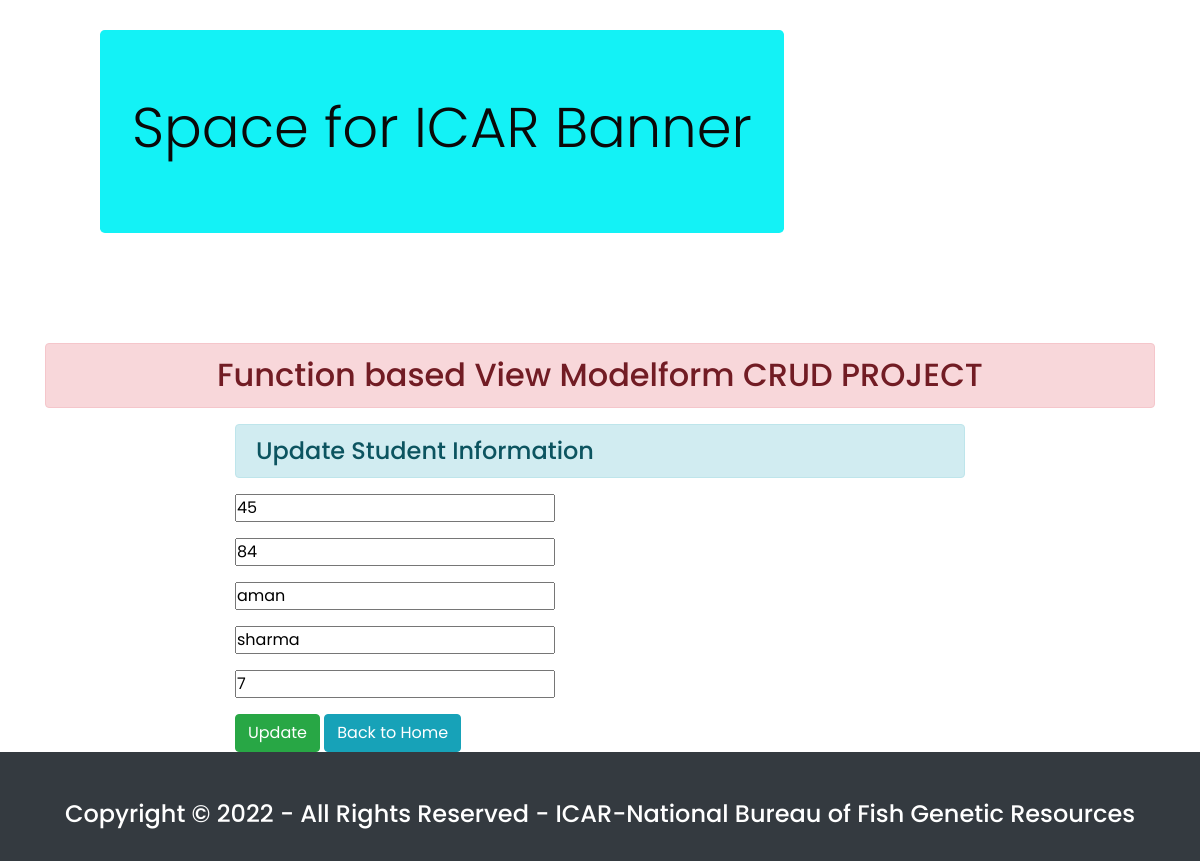
Page //67/ on the committed database.
### enroll/models.py (models this page shows)
class User(models.Model):
    accreditation_id = models.IntegerField()
    hatchery_id = models.IntegerField()
    accreditation_agency = models.CharField(max_length=100)
    term = models.CharField(max_length=70)
    year_of_accreditation = models.IntegerField()

### enroll/views.py (the view)
# urls.py: path('/<int:id>/', views.update_data, name="updatedata")
def update_data(request, id):
    if request.method == 'POST':
        pi = User.objects.get(pk=id)
        fm = StudentRegistration(request.POST, instance=pi)
        if fm.is_valid():
            fm.save()
    else:
        pi = User.objects.get(pk=id)
        fm = StudentRegistration(instance=pi)
    return render(request, 'enroll/updatestudent.html',{'form':fm})

### enroll/forms.py
class StudentRegistration(forms.ModelForm):
    class Meta:
        model = User
        fields = ['accreditation_id', 'hatchery_id', 'accreditation_agency', 'term', 'year_of_accreditation' ]

### template/enroll/updatestudent.html (shortened to what this page needs)
{% extends 'enroll/base.html' %}
{% block content %}
<div class="row">
    <div class="col-sm-8 offset-2">
        <h4 class="alert alert-info">Update Student Information</h4>
        <form action="" method="post">
            {{form.as_p}}
            <input type="submit" class="btn btn-success" value="Update">
            <a href="{% url 'addandshow' %}" class="btn btn-info">Back to Home</a>
        </form>
    </div>
</div>
{% endblock content %}

### template/enroll/base.html (shortened to what this page needs)
{% load static %}
<!DOCTYPE html>
<html lang="en" dir="ltr">
    <head>
        <link rel="stylesheet" href="https://maxcdn.bootstrapcdn.com/bootstrap/4.5.2/css/bootstrap.min.css">
        <link rel="stylesheet" href="https://cdn.jsdelivr.net/npm/bootstrap@4.5.3/dist/css/bootstrap.min.css">
        <link rel="stylesheet" href="https://cdnjs.cloudflare.com/ajax/libs/font-awesome/6.3.0/css/all.min.css">
        <link rel="stylesheet" type="text/css" href="{% static 'mainstyle.css' %}">
    </head>
    <body>
        <div>
            <header>
                <div class="jumbotron text-center" style="background-color: rgb(19, 242, 246);">
                    <h1 class="display-4" style="color: rgb(10, 9, 9);">Space for ICAR Banner</h1>
                </div>
            </header>
            <div class="container mt-5">
                <h2 class="text-center alert alert-danger"> Function based View Modelform CRUD PROJECT</h2>
                {% block content %}
                {% endblock content %}
            </div>
            <footer class="bg-dark text-white pt-5 pb-4" style="text-align: center;">
                <h4>Copyright &copy 2022 - All Rights Reserved - ICAR-National Bureau of Fish Genetic Resources</h4>
            </footer>
        </div>
    </body>
</html>

### static/mainstyle.css (style rules this page uses)
* { margin: 0; padding: 0; box-sizing: border-box;; font-family:"Poppins", sans-serif; }
header { position: relative; top: 0; width: 100%; padding: 30px 100px; display: flex; justify-content: space-between; align-items:center; }

### rows in the picture
User: accreditation_id "45", hatchery_id "84", accreditation_agency "aman", term "sharma", year_of_accreditation "7"
